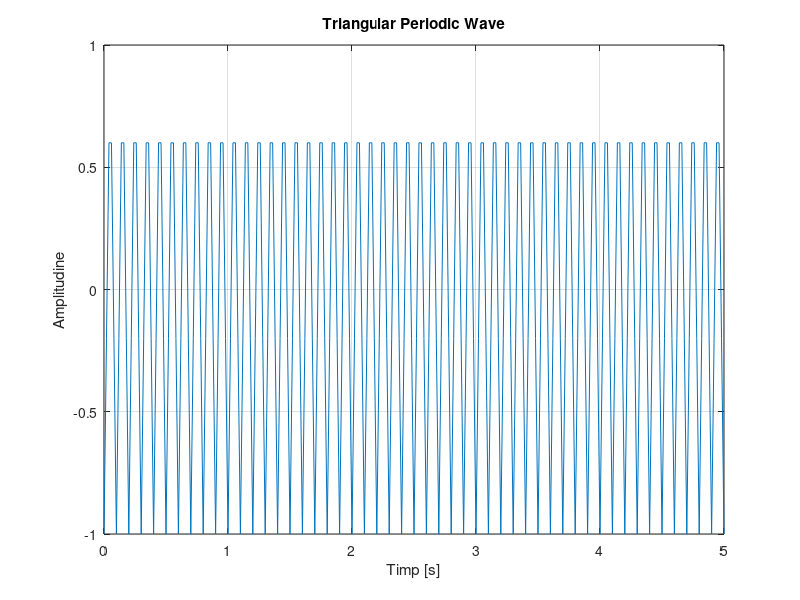

This figure's MATLAB source:
%Semnal triunghiular periodic cu rezolutie temporara de 20ms
t = 0:0.02:5;
x = sawtooth (2 * pi * 140 * t , 0.5); % 0.5 specifica o forma simetrica a semnalului triunghiular
plot(t,x),xlabel('Timp [s]'),ylabel('Amplitudine'),title('Triangular Periodic Wave'),grid;